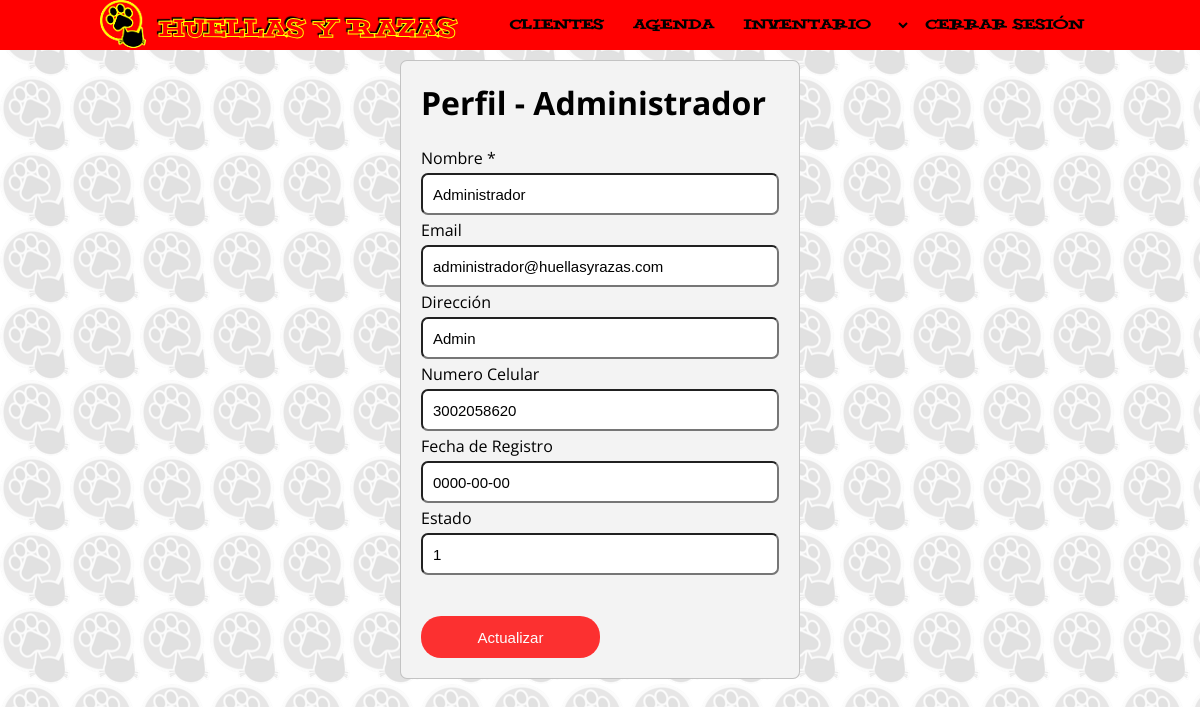
Page /perfilusuarios.php?usu=Administrador (signed in) on the committed database.
### tables this page shows
CREATE TABLE `usertbl` (
  `idusu` int(11) NOT NULL AUTO_INCREMENT,
  `full_name` text NOT NULL,
  `username` text NOT NULL,
  `direccion` text NOT NULL,
  `ncelular` text NOT NULL,
  `password` text NOT NULL,
  `fcreacion` date NOT NULL,
  `estado` int(1) NOT NULL,
  PRIMARY KEY (`idusu`)
);

### perfilusuarios.php (the view, shortened to what this page needs)
<?php
if(!isset($_SESSION["session_username"])) {
	header("location:login.php");
} else {
?>
<?php
        include("includes/header_herramientas_admin.php");
        $usu=$_GET['usu'];
        $res=mysql_query("select * from usertbl where full_name='$usu'");
?>
<form action="" method="post">
<h1><center>Perfil - <?php echo $usu ?></center></h1>
 <?php
 while($fila=mysql_fetch_array($res)){
 ?>
         <br><br><br>Nombre *<input type="text" name="nombre" value="<?php echo $fila['full_name']; ?>" readonly />
         Email<input type="email" name="mail" value="<?php echo $fila['username']; ?>" readonly/>
         Dirección<input type="text" name="direccion" value="<?php echo $fila['direccion']; ?>" readonly/>
         Numero Celular<input type="text" name="celular" value="<?php echo $fila['ncelular']; ?>" readonly/>
         Fecha de Registro<input type="text" name="fregistro" value="<?php echo $fila['fcreacion']; ?>" />
         Estado<input type="text" name="estado" value="<?php echo $fila['estado']; ?>" readonly/>
         <br><center><?php if (!empty($message)) {echo "<p class=\"error\">" .$message . "</p>";} ?></center>
         <input type="submit" name="register" id="register" value="Actualizar" />
<?php
 }
 ?>
</form>
<?php
}
?>

### css/estilos.css (style rules this page uses)
* { margin: 0; padding: 0; box-sizing: border-box; }
body { font-family: 'Open Sans', sans-serif; }
h1 { float: left; }

### css/formulario.css (style rules this page uses)
form { margin:auto; margin-top: 60px; width: 90%; max-width: 400px; max-height: 1100px; background: #F3F3F3; padding: 20px; border: 1px solid rgba(0,0,0,0.2); border-radius: 7px; }
input[type=text] { text-transform: capitalize; }
input { display: block; padding: 10px; width: 100%; height: 42px; margin: 4px 0; font-size: 15px; border-radius: 7px; }
input[type="submit"] { background: #FF0000; border: 0; margin: 15px 0; color: #fff; font-size: 15px; opacity: 0.8; cursor: pointer; border-radius: 20px; margin-bottom: 0; width: 50%; }

### rows in the picture
usertbl: nombre "Administrador", mail "administrador@huellasyrazas.com", direccion "admin", celular "3002058620", fregistro "0000-00-00", estado "1"

### other values in the picture
$usu "Administrador"
